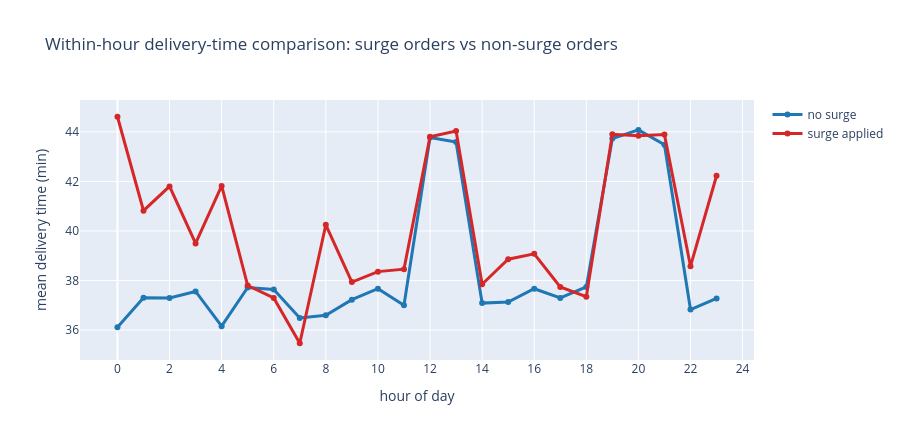

Notebook source saved alongside this figure:
### Markdown cell above
**Observation.** Pooled, surge orders are **3.65 min (≈9%) slower** than non-surge orders.

That comparison is **confounded by hour** — surge fires in busy hours, and busy hours are slower for everyone. To control for that, we compare surge vs non-surge **within the same hour**.

### Code cell
ph = df.groupby(['hour', 'surge_applied']).delivery_time_min.mean().unstack().round(2)
ph.columns = ['no_surge', 'surge']
ph['diff_min'] = (ph.surge - ph.no_surge).round(2)
ph['diff_%'] = ((ph.surge / ph.no_surge - 1) * 100).round(1)
print('Mean delivery time by (hour, surge), and the within-hour difference:')
print(ph.to_string())

fig = go.Figure()
fig.add_trace(go.Scatter(x=ph.index, y=ph.no_surge, mode='lines+markers',
                         name='no surge', line=dict(color='#1f77b4', width=3)))
fig.add_trace(go.Scatter(x=ph.index, y=ph.surge, mode='lines+markers',
                         name='surge applied', line=dict(color='#d62728', width=3)))
fig.update_layout(
    title='Within-hour delivery-time comparison: surge orders vs non-surge orders',
    xaxis_title='hour of day', yaxis_title='mean delivery time (min)',
    xaxis=dict(dtick=2), height=440,
)
fig.write_html(FIG / '05_delivery_time_surge_check.html', include_plotlyjs='cdn')
fig.show()

### Figure 1 — Plotly figure (JSON) as saved in the notebook; plotly's stock layout.template omitted (floating-point values rounded to 4 significant figures)
{"data": [{"line": {"color": "#1f77b4", "width": 3}, "mode": "lines+markers", "name": "no surge", "type": "scatter", "x": [0, 1, 2, 3, 4, 5, 6, 7, 8, 9, 10, 11, 12, 13, 14, 15, 16, 17, 18, 19, 20, 21, 22, 23], "y": [36.12, 37.31, 37.3, 37.56, 36.16, 37.72, 37.64, 36.49, 36.6, 37.23, 37.67, 37.0, 43.77, 43.59, 37.09, 37.13, 37.67, 37.3, 37.74, 43.73, 44.08, 43.48, 36.83, 37.28]}, {"line": {"color": "#d62728", "width": 3}, "mode": "lines+markers", "name": "surge applied", "type": "scatter", "x": [0, 1, 2, 3, 4, 5, 6, 7, 8, 9, 10, 11, 12, 13, 14, 15, 16, 17, 18, 19, 20, 21, 22, 23], "y": [44.61, 40.82, 41.8, 39.5, 41.82, 37.8, 37.3, 35.47, 40.25, 37.94, 38.36, 38.46, 43.8, 44.03, 37.85, 38.86, 39.08, 37.74, 37.35, 43.9, 43.84, 43.89, 38.58, 42.23]}], "layout": {"height": 440, "title": {"text": "Within-hour delivery-time comparison: surge orders vs non-surge orders"}, "xaxis": {"dtick": 2, "title": {"text": "hour of day"}}, "yaxis": {"title": {"text": "mean delivery time (min)"}}}}
